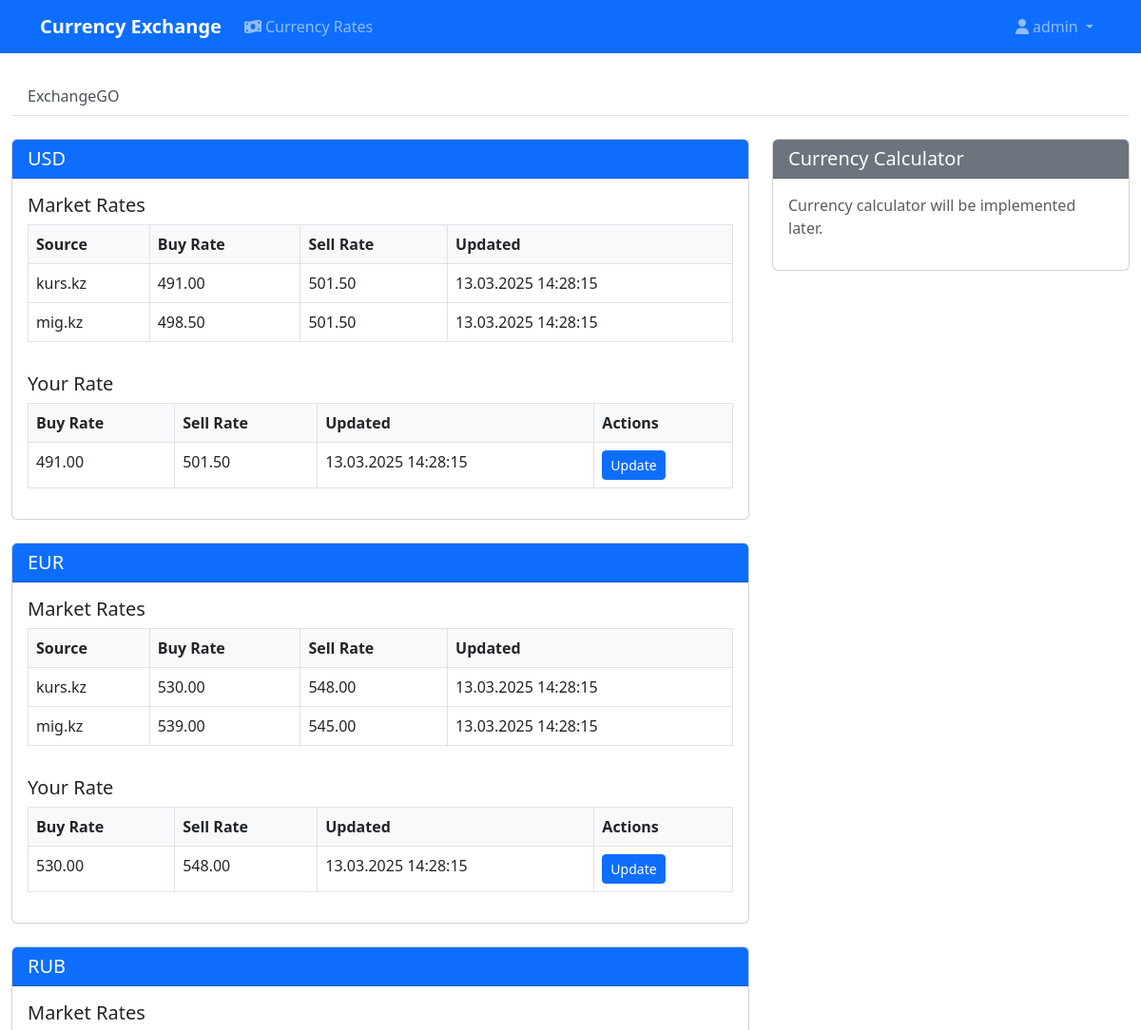
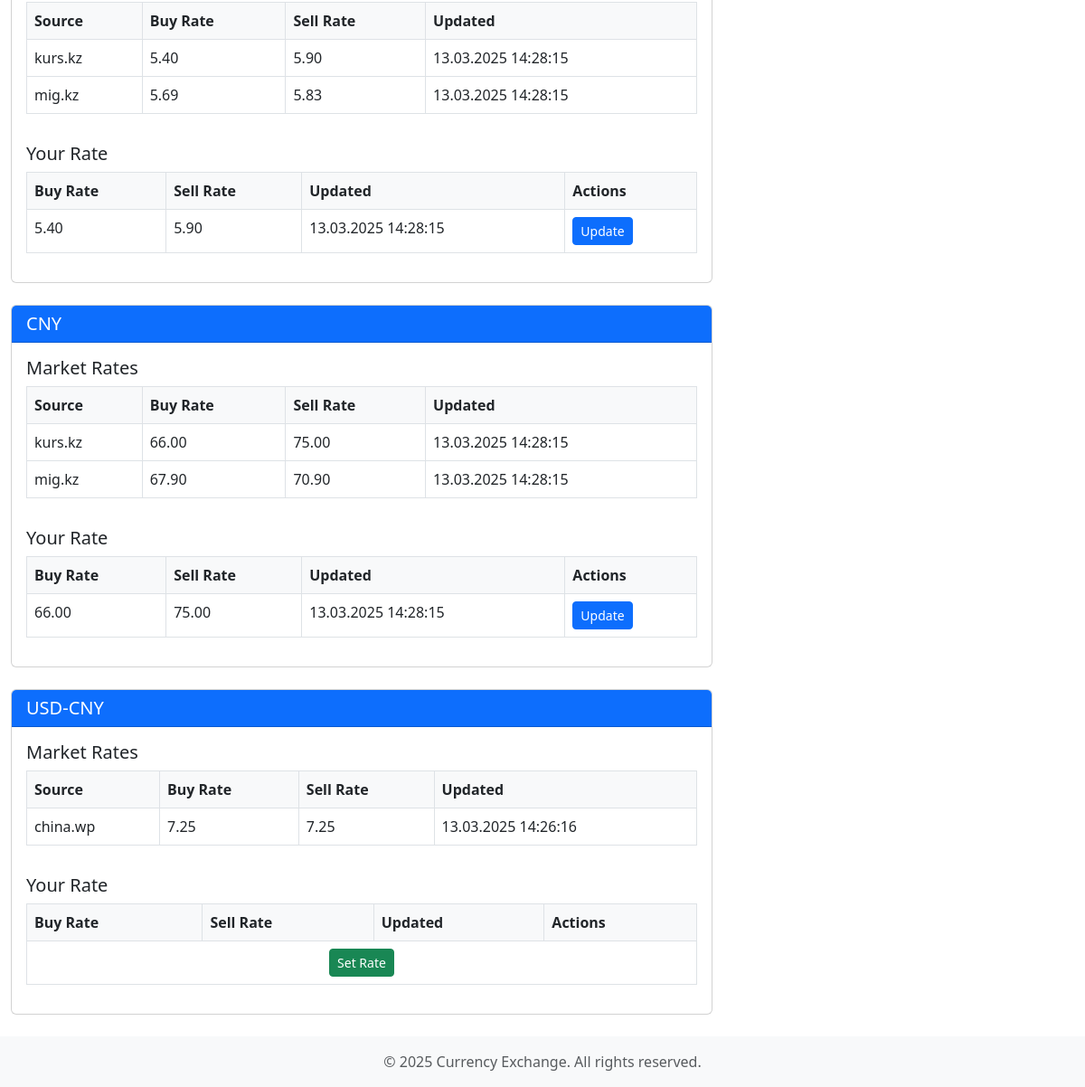
Screenshot of /agency/2/ (signed in) with the database file from the repository (2 pictures, top to bottom).
### application/models.py (models this page shows, shortened)
class TimestampModel(models.Model):
    created_at: dt.datetime = models.DateTimeField(
        auto_now_add=True, verbose_name=_("Created at")
    )
    changed_at: dt.datetime = models.DateTimeField(
        auto_now=True, verbose_name=_("Changed at")
    )
    @property
    def changed_at_pretty(self):
        return self.changed_at.strftime("%d.%m.%Y %H:%M:%S")
    class Meta:
        abstract = True

class ExchangeAgency(TimestampModel):
    name = models.CharField(max_length=255, unique=True, verbose_name=_("Agency name"))
    is_active = models.BooleanField(default=True, verbose_name=_("Is active"))
    is_external = models.BooleanField(default=False, verbose_name=_("Is external source"))
    owner = models.ForeignKey(
        User,
        on_delete=models.CASCADE,
        related_name='exchange_agencies',
        verbose_name=_("Agency Owner")
    )
    staff = models.ManyToManyField(
        User,
        related_name='staffed_agencies',
        verbose_name=_("Agency Staff"),
        blank=True
    )
    class Meta:
        verbose_name = _("Exchange Agency")
        verbose_name_plural = _("Exchange Agencies")

class CurrencyRate(TimestampModel):
    CURRENCY_CHOICES = [
        ('USD', _('US Dollar')),
        ('EUR', _('Euro')),
        ('RUB', _('Russian Ruble')),
        ('CNY', _('China Yuan')),
        ('USD-CNY', _('USD - Yuan (美元)')),
    ]
    agency = models.ForeignKey(
        ExchangeAgency,
        on_delete=models.CASCADE,
        related_name='currency_rates',
        verbose_name=_("Exchange Agency")
    )
    currency = models.CharField(
        max_length=7,
        choices=CURRENCY_CHOICES,
        verbose_name=_("Currency")
    )
    buy_rate = models.DecimalField(
        max_digits=10,
        decimal_places=2,
        verbose_name=_("Buy Rate"),
        null=True,
        blank=True,
    )
    sell_rate = models.DecimalField(
        max_digits=10,
        decimal_places=2,
        verbose_name=_("Sell Rate"),
        null=True,
        blank=True,
    )
    class Meta:
        verbose_name = _("Currency Rate")
        verbose_name_plural = _("Currency Rates")
        unique_together = ['agency', 'currency']  # Each agency can have only one rate per currency

### application/views.py (the view)
# urls.py: path('agency/<int:pk>/', views.AgencyDetailView.as_view(), name='agency-detail'),
class AgencyDetailView(LoginRequiredMixin, UpdateView):
    model = ExchangeAgency
    template_name = 'application/agency_detail.html'
    fields = []  # We don't actually need any fields as we're not editing the agency
    def get_context_data(self, **kwargs):
        context = super().get_context_data(**kwargs)
        agency = self.get_object()
        context['agencies'] = ExchangeAgency.objects.filter(owner=self.request.user, is_external=False)
        context['external_rates'] = CurrencyRate.objects.filter(
            agency__is_external=True
        ).select_related('agency')
        context['agency_rates'] = CurrencyRate.objects.filter(
            agency=agency
        ).select_related('agency')
        context['rates_by_currency'] = {
            'USD': {'external': []},
            'EUR': {'external': []},
            'RUB': {'external': []},
            'CNY': {'external': []},
            'USD-CNY': {'external': []},
        }
        for rate in context['external_rates']:
            context['rates_by_currency'][rate.currency]['external'].append(rate)
        for rate in context['agency_rates']:
            context['rates_by_currency'][rate.currency]['agency'] = rate
        return context
    def get_queryset(self):
        return ExchangeAgency.objects.filter(owner=self.request.user)

### application/templates/application/agency_detail.html (shortened to what this page needs)
{% extends "base.html" %}
{% load static %}
{% block content %}
<div class="container-fluid mt-4">
    <ul class="nav nav-tabs mb-4">
        {% for agency in agencies %}
        <li class="nav-item">
            <a class="nav-link {% if agency.id == object.id %}active{% endif %}"
               href="{% url 'application:agency-detail' agency.id %}">
                {{ agency.name }}
            </a>
        </li>
        {% endfor %}
    </ul>
    <div class="row">
        <div class="col-md-8">
            {% for currency, rates in rates_by_currency.items %}
            <div class="card mb-4">
                <div class="card-header bg-primary text-white">
                    <h3 class="mb-0">{{ currency }}</h3>
                </div>
                <div class="card-body">
                    <div class="mb-3">
                        <h5>Market Rates</h5>
                        <div class="table-responsive">
                            <table class="table table-bordered">
                                <thead>
                                    <tr>
                                        <th>Source</th>
                                        <th>Buy Rate</th>
                                        <th>Sell Rate</th>
                                        <th>Updated</th>
                                    </tr>
                                </thead>
                                <tbody>
                                    {% for rate in rates.external %}
                                    <tr>
                                        <td>{{ rate.agency.name }}</td>
                                        <td>{{ rate.buy_rate }}</td>
                                        <td>{{ rate.sell_rate }}</td>
                                        <td>{{ rate.changed_at_pretty }}</td>
                                    </tr>
                                    {% endfor %}
                                </tbody>
                            </table>
                        </div>
                    </div>
                    <div>
                        <h5>Your Rate</h5>
                        <div class="table-responsive">
                            <table class="table table-bordered">
                                <thead>
                                    <tr>
                                        <th>Buy Rate</th>
                                        <th>Sell Rate</th>
                                        <th>Updated</th>
                                        <th>Actions</th>
                                    </tr>
                                </thead>
                                <tbody>
                                    {% if rates.agency %}
                                    <tr>
                                        <td>{{ rates.agency.buy_rate }}</td>
                                        <td>{{ rates.agency.sell_rate }}</td>
                                        <td>{{ rates.agency.changed_at_pretty }}</td>
                                        <td>
                                            <a href="{% url 'application:currency-rate-update' rates.agency.id %}"
                                               class="btn btn-sm btn-primary">Update</a>
                                        </td>
                                    </tr>
                                    {% else %}
                                    <tr>
                                        <td colspan="4" class="text-center">
                                            <a href="{% url 'application:currency-rate-create' %}?agency={{ object.id }}&currency={{ currency }}"
                                               class="btn btn-sm btn-success">Set Rate</a>
                                        </td>
                                    </tr>
                                    {% endif %}
                                </tbody>
                            </table>
                        </div>
                    </div>
                </div>
            </div>
            {% endfor %}
        </div>
        <div class="col-md-4">
            <div class="card">
                <div class="card-header bg-secondary text-white">
                    <h3 class="mb-0">Currency Calculator</h3>
                </div>
                <div class="card-body">
                    <p class="text-muted">Currency calculator will be implemented later.</p>
                </div>
            </div>
        </div>
    </div>
</div>
{% endblock %}

### templates/base.html (shortened to what this page needs)
<!DOCTYPE html>
<html lang="en">
<head>
    <link href="https://cdn.jsdelivr.net/npm/bootstrap@5.3.0/dist/css/bootstrap.min.css" rel="stylesheet">
    <link href="https://cdnjs.cloudflare.com/ajax/libs/font-awesome/6.0.0/css/all.min.css" rel="stylesheet">
</head>
<body>
    <nav class="navbar navbar-expand-lg navbar-dark bg-primary mb-4">
        <div class="container">
            <a class="navbar-brand" href="{% url 'application:agency-rates' %}">Currency Exchange</a>
            <div class="collapse navbar-collapse" id="navbarNav">
                <ul class="navbar-nav me-auto">
                    {% if user.is_authenticated %}
                        <li class="nav-item">
                            <a class="nav-link {% if request.resolver_match.url_name == 'agency-rates' %}active{% endif %}"
                               href="{% url 'application:agency-rates' %}">
                                <i class="fas fa-money-bill-wave me-1"></i>Currency Rates
                            </a>
                        </li>
                    {% endif %}
                </ul>
                <ul class="navbar-nav">
                    {% if user.is_authenticated %}
                        <li class="nav-item dropdown">
                            <a class="nav-link dropdown-toggle" href="#" id="userDropdown" role="button"
                               data-bs-toggle="dropdown" aria-expanded="false">
                                <i class="fas fa-user me-1"></i>{{ user.username }}
                            </a>
                        </li>
                    {% else %}
                        <li class="nav-item">
                            <a class="nav-link" href="{% url 'admin:login' %}">
                                <i class="fas fa-sign-in-alt me-1"></i>Login
                            </a>
                        </li>
                    {% endif %}
                </ul>
            </div>
        </div>
    </nav>
    <main>
        {% block content %}{% endblock %}
    </main>
    <footer class="footer mt-auto py-3 bg-light">
        <div class="container text-center">
            <span class="text-muted">© {% now "Y" %} Currency Exchange. All rights reserved.</span>
        </div>
    </footer>
</body>
</html>

### templates/base.html (style rules this page uses)
.navbar-brand { font-weight: bold; }

### application/templates/application/agency_detail.html (style rules this page uses)
.card-header h3 { font-size: 1.25rem; margin: 0; }
.table th { background-color: #f8f9fa; }
.nav-tabs .nav-link { color: #495057; }

### rows the page displays
ExchangeAgency: name "ExchangeGO"
CurrencyRate: currency "USD", agency.name "kurs.kz", buy_rate "491.00", sell_rate "501.50", changed_at_pretty "13.03.2025 14:28:15", agency.buy_rate "491.00", agency.sell_rate "501.50", agency.changed_at_pretty "13.03.2025 14:28:15"
CurrencyRate: agency.name "mig.kz", buy_rate "498.50", sell_rate "501.50", changed_at_pretty "13.03.2025 14:28:15"
CurrencyRate: currency "EUR", agency.name "kurs.kz", buy_rate "530.00", sell_rate "548.00", changed_at_pretty "13.03.2025 14:28:15", agency.buy_rate "530.00", agency.sell_rate "548.00", agency.changed_at_pretty "13.03.2025 14:28:15"
CurrencyRate: agency.name "mig.kz", buy_rate "539.00", sell_rate "545.00", changed_at_pretty "13.03.2025 14:28:15"
CurrencyRate: currency "RUB", agency.name "kurs.kz", buy_rate "5.40", sell_rate "5.90", changed_at_pretty "13.03.2025 14:28:15", agency.buy_rate "5.40", agency.sell_rate "5.90", agency.changed_at_pretty "13.03.2025 14:28:15"
CurrencyRate: agency.name "mig.kz", buy_rate "5.69", sell_rate "5.83", changed_at_pretty "13.03.2025 14:28:15"
CurrencyRate: currency "CNY", agency.name "kurs.kz", buy_rate "66.00", sell_rate "75.00", changed_at_pretty "13.03.2025 14:28:15", agency.buy_rate "66.00", agency.sell_rate "75.00", agency.changed_at_pretty "13.03.2025 14:28:15"
CurrencyRate: agency.name "mig.kz", buy_rate "67.90", sell_rate "70.90", changed_at_pretty "13.03.2025 14:28:15"
CurrencyRate: agency.name "china.wp", buy_rate "7.25", sell_rate "7.25", changed_at_pretty "13.03.2025 14:26:16"

### other values shown
{{ user.username }} "admin"
{{ currency }} "USD-CNY"
